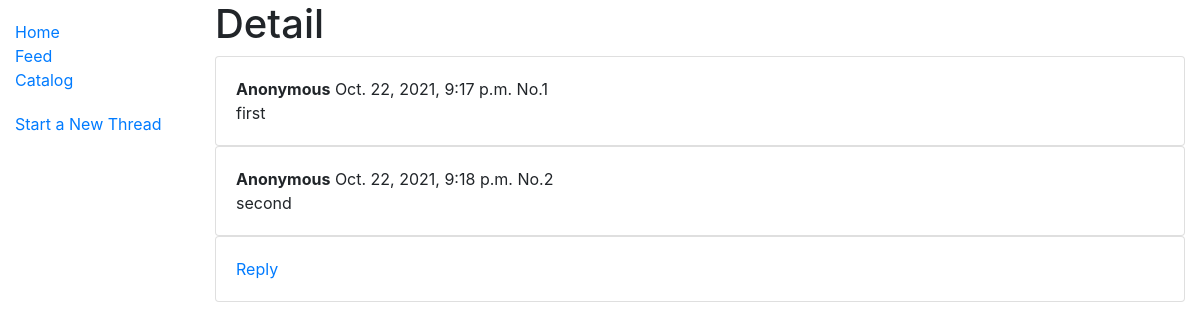
Screenshot of /thread/1 with the database file from the repository.
### board/models.py (models this page shows, shortened)
class Post(models.Model):
    thread = models.ForeignKey('Thread', on_delete=models.SET_NULL, null=True)
    time = models.DateTimeField('time', auto_now_add=True)
    comment = models.TextField()
    name = models.TextField(blank=True)
    class Meta:
        ordering = ['time']
    '''
    def get_absolute_url(self):
        return reverse('thread', args=[str(self.id)])
    '''

### board/views.py (the view)
# urls.py: path('thread/<int:pk>', views.ThreadDetailView.as_view(), name='thread-detail'),
class ThreadDetailView(generic.DetailView):
    model = Thread

### board/templates/board/thread_detail.html (shortened to what this page needs)
{% extends "base_generic.html" %}
{% block content %}
  {% if thread %}
    <h1>Detail</h1>
    {% for post in thread.post_set.all %}
      <div class='card'>
        <div class='card-body'>
          <b>{% firstof post.name 'Anonymous' %}</b> {{ post.time }} No.{{ post.id }}
          <br/>
          {{ post.comment }}
        </div>
      </div>
    {% endfor %}
      <div class='card'>
        <div class='card-body'>
          <a href="{% url 'reply' thread.id %}" onclick="toggle_reply()">Reply</a>
        </div>
      </div>
  {% else %}
    <p>There are no threads.</p>
  {% endif %}
{% endblock %}

### rows the page displays
Post: name "Anonymous", time "Oct. 22, 2021, 9:17 p.m.", id "1", comment "first"
Post: name "Anonymous", time "Oct. 22, 2021, 9:18 p.m.", id "2", comment "second"
